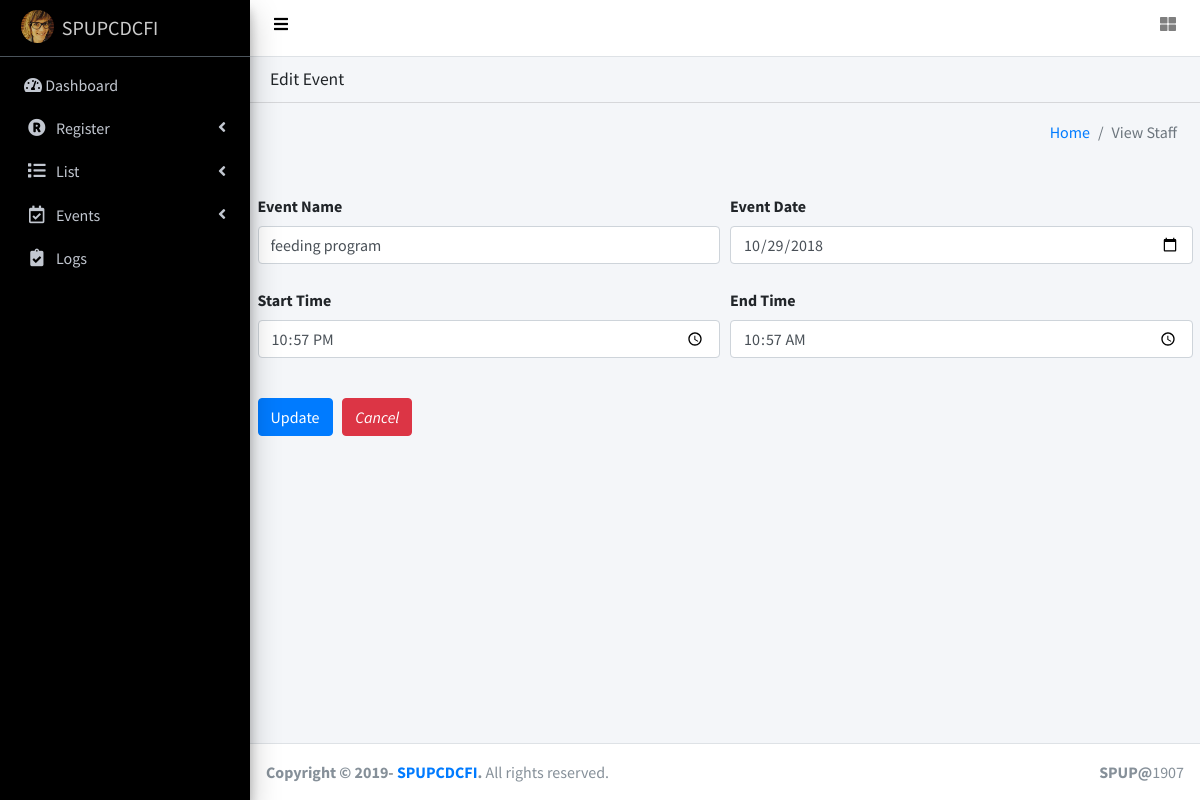
The page /edit_event.php?id=11 on the database its author committed.
### tables this page shows
CREATE TABLE `add_event` (
  `id` int(11) NOT NULL,
  `eventname` varchar(65) NOT NULL,
  `eventdate` date NOT NULL,
  `starttime` varchar(6) NOT NULL,
  `endtime` varchar(6) NOT NULL
);

### perfect_function.php (called while the page is built, shortened)
<?php
function getConnection()
{
	$servername = "localhost";
	$username = "root";
	$password = "";
	$dbname = "system";
	$conn = new mysqli($servername, $username, $password, $dbname);
	return $conn;
}
function get_where($table_name, $id)
{
	$conn = getConnection();
	$sql = "SELECT * FROM $table_name where id=$id";
	$result = $conn->query($sql);
	return $result;
}
?>

### edit_event.php (the view, shortened to what this page needs)
<?php include"perfect_function.php";
      include"header.php";
      $id = $_GET['id'];
  $form_edit="edit_event_proc.php?id=".$id;
  $table="add_event";
  $user_data=get_where($table,$id);
  foreach ($user_data as $key => $row) {
    $eventname=$row['eventname'];
    $eventdate=$row['eventdate'];
    $starttime=$row['starttime'];
    $endtime=$row['endtime'];
  }
   ?>
<!DOCTYPE html>
<html>
<head>
</head>
<body>
<div class="card-header">
                <h3 class="card-title">Edit Event</h3>
              </div>
<div class="container">
      <section class="content-header">
      <div class="container-fluid">
        <div class="row mb-2">
          <div class="col-sm-6">
          </div>
          <div class="col-sm-6">
            <ol class="breadcrumb float-sm-right">
              <li class="breadcrumb-item"><a href="blank.php">Home</a></li>
              <li class="breadcrumb-item active">View Staff</li>
            </ol>
          </div>
        </div>
      </div>
    </section>
<section class="content">
	<div><br>
		<form action="<?=$form_edit?>" method="post">
  <div class="form-row">
    <div class="col">
    <label>Event Name</label>
      <input type="text" name="eventname" class="form-control" placeholder="Event Name" value="<?=$eventname?>">
    </div>
    <div class="col">
    <label>Event Date</label>
      <input type="date" name="eventdate"  class="form-control" placeholder="Event Date" value="<?=$eventdate?>">
    </div>
  </div><br>
  <div class="form-row">
    <div class="col">
    <label>Start Time</label>
      <input type="time" name="starttime" class="form-control" placeholder="Start Time" value="<?=$starttime?>">
    </div>
    <div class="col">
    <label>End Time</label>
      <input type="time" name="endtime"  class="form-control" placeholder="End Time" value="<?=$endtime?>">
    </div>
  </div><br>
  </div>
  <button class="btn btn-primary" type="submit">Update</button>
  <a href="view_events.php"><i class="btn btn-danger">Cancel</i></a>
	 </section><br><br><br><br><br></div>
</body>
</html>
<?php include"footer.php"; ?>

### rows shown on the page
add_event: eventname "feeding program", eventdate "10/29/2018", starttime "22:57", endtime "10:57"
